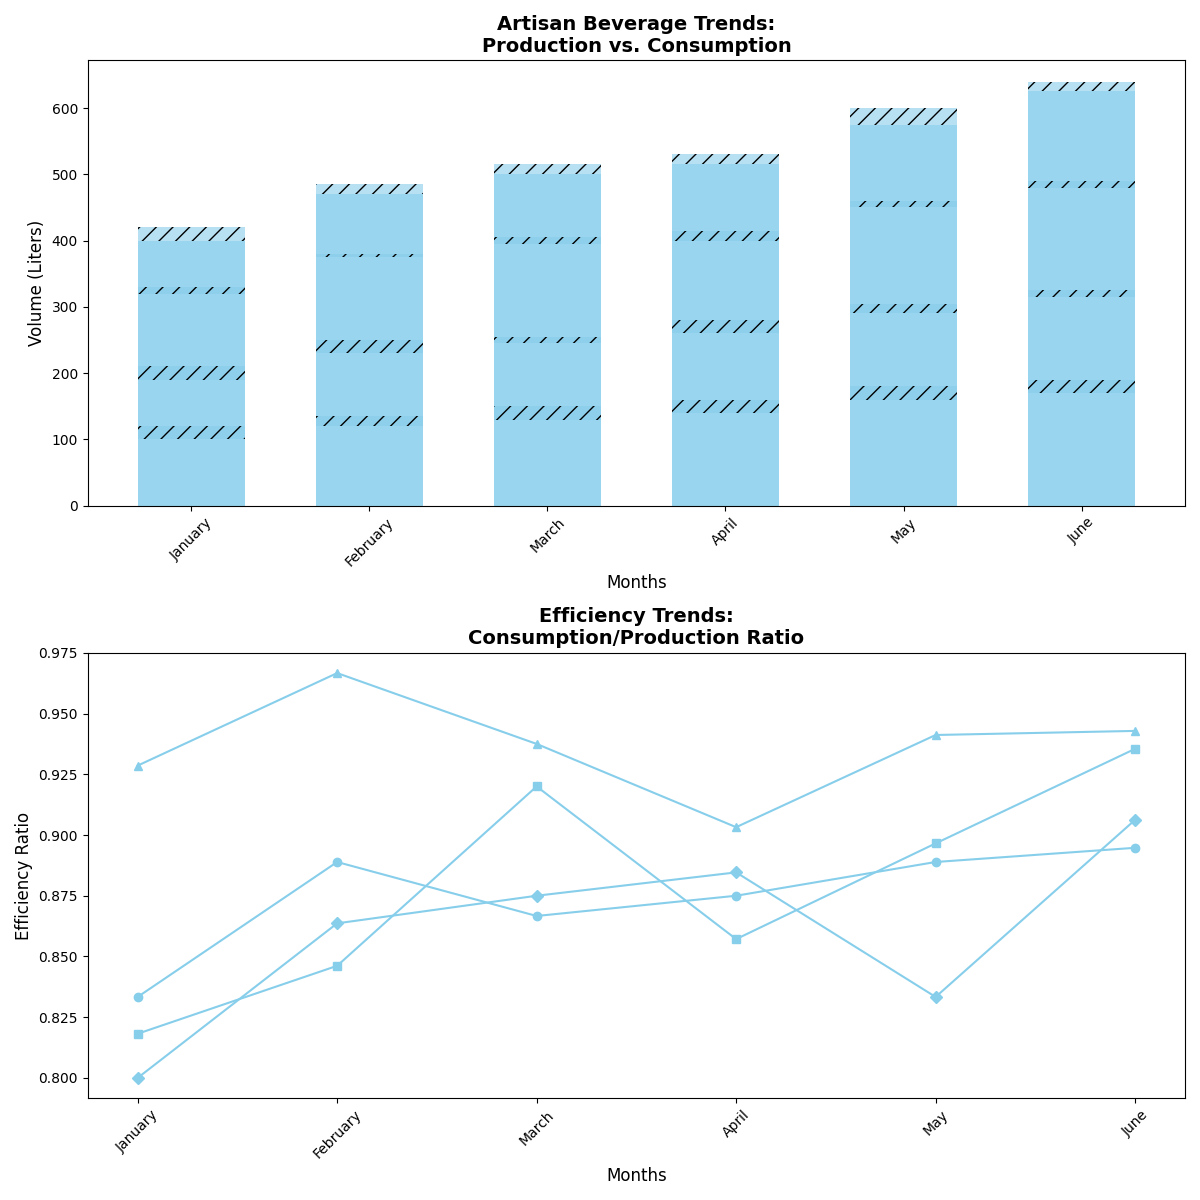

Reproduce this figure in Python.
import matplotlib.pyplot as plt
import numpy as np

months = ["January", "February", "March", "April", "May", "June"]

craft_beer_production = [120, 135, 150, 160, 180, 190]
herbal_tea_production = [110, 130, 125, 140, 145, 155]
organic_coffee_production = [140, 150, 160, 155, 170, 175]
ginger_ale_production = [100, 110, 120, 130, 150, 160]

craft_beer_consumption = [100, 120, 130, 140, 160, 170]
herbal_tea_consumption = [90, 110, 115, 120, 130, 145]
organic_coffee_consumption = [130, 145, 150, 140, 160, 165]
ginger_ale_consumption = [80, 95, 105, 115, 125, 145]

craft_beer_leftover = np.array(craft_beer_production) - np.array(craft_beer_consumption)
herbal_tea_leftover = np.array(herbal_tea_production) - np.array(herbal_tea_consumption)
organic_coffee_leftover = np.array(organic_coffee_production) - np.array(organic_coffee_consumption)
ginger_ale_leftover = np.array(ginger_ale_production) - np.array(ginger_ale_consumption)

craft_beer_efficiency = np.array(craft_beer_consumption) / np.array(craft_beer_production)
herbal_tea_efficiency = np.array(herbal_tea_consumption) / np.array(herbal_tea_production)
organic_coffee_efficiency = np.array(organic_coffee_consumption) / np.array(organic_coffee_production)
ginger_ale_efficiency = np.array(ginger_ale_consumption) / np.array(ginger_ale_production)

fig, (ax1, ax2) = plt.subplots(2, 1, figsize=(12, 12))
bar_width = 0.6

single_color = 'skyblue'

ax1.bar(months, craft_beer_consumption, bar_width, color=single_color, alpha=0.85)
ax1.bar(months, herbal_tea_consumption, bar_width, bottom=craft_beer_consumption, color=single_color, alpha=0.85)
ax1.bar(months, organic_coffee_consumption, bar_width, bottom=np.array(craft_beer_consumption) + np.array(herbal_tea_consumption), color=single_color, alpha=0.85)
ax1.bar(months, ginger_ale_consumption, bar_width, bottom=np.array(craft_beer_consumption) + np.array(herbal_tea_consumption) + np.array(organic_coffee_consumption), color=single_color, alpha=0.85)

ax1.bar(months, craft_beer_leftover, bar_width, bottom=craft_beer_consumption, color=single_color, alpha=0.6, hatch='//')
ax1.bar(months, herbal_tea_leftover, bar_width, bottom=np.array(craft_beer_consumption) + np.array(herbal_tea_consumption), color=single_color, alpha=0.6, hatch='//')
ax1.bar(months, organic_coffee_leftover, bar_width, bottom=np.array(craft_beer_consumption) + np.array(herbal_tea_consumption) + np.array(organic_coffee_consumption), color=single_color, alpha=0.6, hatch='//')
ax1.bar(months, ginger_ale_leftover, bar_width, bottom=np.array(craft_beer_consumption) + np.array(herbal_tea_consumption) + np.array(organic_coffee_consumption) + np.array(ginger_ale_consumption), color=single_color, alpha=0.6, hatch='//')

ax1.set_title("Artisan Beverage Trends:\nProduction vs. Consumption", fontsize=14, fontweight='bold')
ax1.set_xlabel("Months", fontsize=12)
ax1.set_ylabel("Volume (Liters)", fontsize=12)
ax1.tick_params(axis='x', rotation=45)

ax2.plot(months, craft_beer_efficiency, marker='o', color=single_color)
ax2.plot(months, herbal_tea_efficiency, marker='s', color=single_color)
ax2.plot(months, organic_coffee_efficiency, marker='^', color=single_color)
ax2.plot(months, ginger_ale_efficiency, marker='D', color=single_color)

ax2.set_title("Efficiency Trends:\nConsumption/Production Ratio", fontsize=14, fontweight='bold')
ax2.set_xlabel("Months", fontsize=12)
ax2.set_ylabel("Efficiency Ratio", fontsize=12)
ax2.tick_params(axis='x', rotation=45)

plt.tight_layout()
plt.show()
